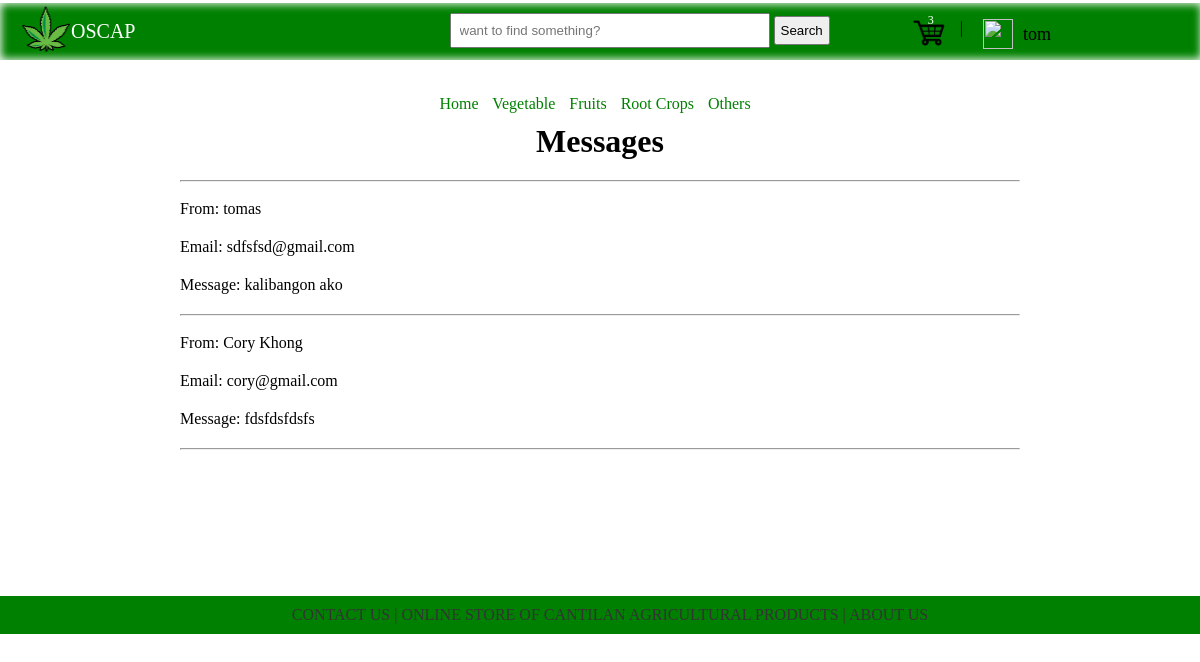
The page /viewMessages.php (signed in) on the database its author committed.
### tables this page shows
CREATE TABLE IF NOT EXISTS `tbl_messages` (
  `id` int(11) NOT NULL AUTO_INCREMENT,
  `fname` varchar(50) NOT NULL,
  `eEmail` varchar(50) NOT NULL,
  `myMessage` longtext NOT NULL,
  PRIMARY KEY (`id`)
);

### viewMessages.php (the view, shortened to what this page needs)
<?php require '~connection.php';
$user_id = $_SESSION['user_id'];
	$findme = "";
	function displayCARTcount(){
global $conn, $count, $user_id;
	$sql = "select * from tbl_mycart where quantity > 0 and user_id = '$user_id'";
	$result = mysqli_query($conn, $sql);
		while ($row = mysqli_fetch_array($result)) {
			$count = $count + 1;
		}
echo $count;
}
?>
<!DOCTYPE html>
<html>
<head>
	<link rel="stylesheet" type="text/css" href="~tomastyle.css">
</head>
<body>
	<div class = "homenav">
				<a href="index.php"><img class = "logoIMG" src="webimages/logo.png"></a><div class = "logoLABEL">OSCAP</div>
<form method="post" action="search.php" autocomplete="off">
				<div class = "leftsideNav">
					<div class = "searching">
					<input class = "inpsearch" type="text" name="text_search" placeholder="want to find something?" value = "<?php echo $findme; ?>">
					<input class = "btnsearch" type="submit" name="btn_search" value = "Search">
					</div>
</form>
					<?php if(isset($_SESSION["loggedin"])=="0"){ ?>
						<div class = "loginLOGO" ><a href="login.php">Login</a></div> <div class = "breaker"> | </div>
						<div class = "registerLOGO"> <a href="register.php">Register</a></div>
					<?php }else{ ?>
							<div class = "cartLOGO" ><a href="cart.php"><img src="webimages/cart.png"><div class = "cartItems"><?php displayCARTcount(); ?></div></a></div><div class = "breaker"> | </div>
							<div class = "accountLOGO"><img src="webimages/account.png"><div class = "accName"><?php echo $_SESSION['fname']; ?></div>
							</div>
					<?php } ?>
				</div>
			<div class = "backtoindexCART">
			<a href="index.php">Home</a>
			<a href="Vegetables.php">Vegetable</a>
			<a href="fruits.php">Fruits</a>
			<a href="root_crops.php">Root Crops</a>
			<a href="others.php">Others</a>
		</div>
		<center><h1>Messages</h1></center>
<div class = "accCONTAINER">
	<hr>
			<?php
				Global $conn;
				$sql_query = "select * from tbl_messages order by id desc";
				$result = mysqli_query($conn, $sql_query);
				while($row = mysqli_fetch_array($result)){
			?>
			<br>
			<p>From: <?php echo $row['fname'] ?></p>
			<p>Email: <?php echo $row['eEmail'] ?></p>
			<p>Message: <?php echo $row['myMessage'] ?></p>
			<hr>
			<?php } ?>
</div>
	<br><br><br><br><br><br><br>
	<div class = "footer"><a href="aboutAndContact.php">CONTACT US | ONLINE STORE OF CANTILAN AGRICULTURAL PRODUCTS | ABOUT US</a></div>
</body>
</html>

### ~tomastyle.css (style rules this page uses)
* { margin: 0px; padding: 0px; }
body { width: 100%; overflow-x: hidden; }
.footer { width: 100%; background-color: green; text-align: center; float: left; padding: 10px; margin-top: 20px; }
.footer a { color: #333; text-decoration: none; }
.homenav { margin-top: 3px; width: 100%; background-color: green; padding: 1px; box-shadow: 0 0 8px 1px white inset; position: sticky; top: 0; }
.homenav a { color: white; text-decoration: none; }
.logoIMG { width: 50px; height: 50px; margin-left: 20px; float: left; }
.leftsideNav { float: right; margin-top: -40px; margin-right: 100px; }
.searching { float: left; margin-right: 80px; margin-top: -6px; }
.inpsearch { width: 300px; padding: 8px; }
.btnsearch { padding: 5px; }
.backtoindexCART { text-align: center; width: 100%; padding-bottom: 10px; }
.backtoindexCART a { text-decoration: none; color: green; padding-right: 10px; }
.cartLOGO { float: left; margin-right: 10px; margin-top: -6px; }
.cartLOGO img { width: 40px; height: 40px; }
.cartItems { margin-top: -44px; margin-left: 18px; position: absolute; font-size: 12px; color: white; }
.accountLOGO { float: left; padding-left: 10px; margin-right: 50px; }
.accountLOGO img { width: 30px; height: 30px; }
.accName { float: right; padding-top: 5px; margin-left: 10px; font-size: 18px; color: black; }
.breaker { float: left; margin-right: 10px; }
.logoLABEL { padding: 16px; font-size: 20px; color: white; }
.descriProduct h1, h2, h3, p { margin-bottom: 20px; }
.accCONTAINER { width: 70%; margin: auto; margin-top: 20px; }

### rows shown on the page
tbl_messages: fname "tomas", eEmail "sdfsfsd@gmail.com", myMessage "kalibangon ako"
tbl_messages: fname "Cory Khong", eEmail "cory@gmail.com", myMessage "fdsfdsfdsfs"

### other values the page prints
$count "3"
$_SESSION['fname'] "tom"
